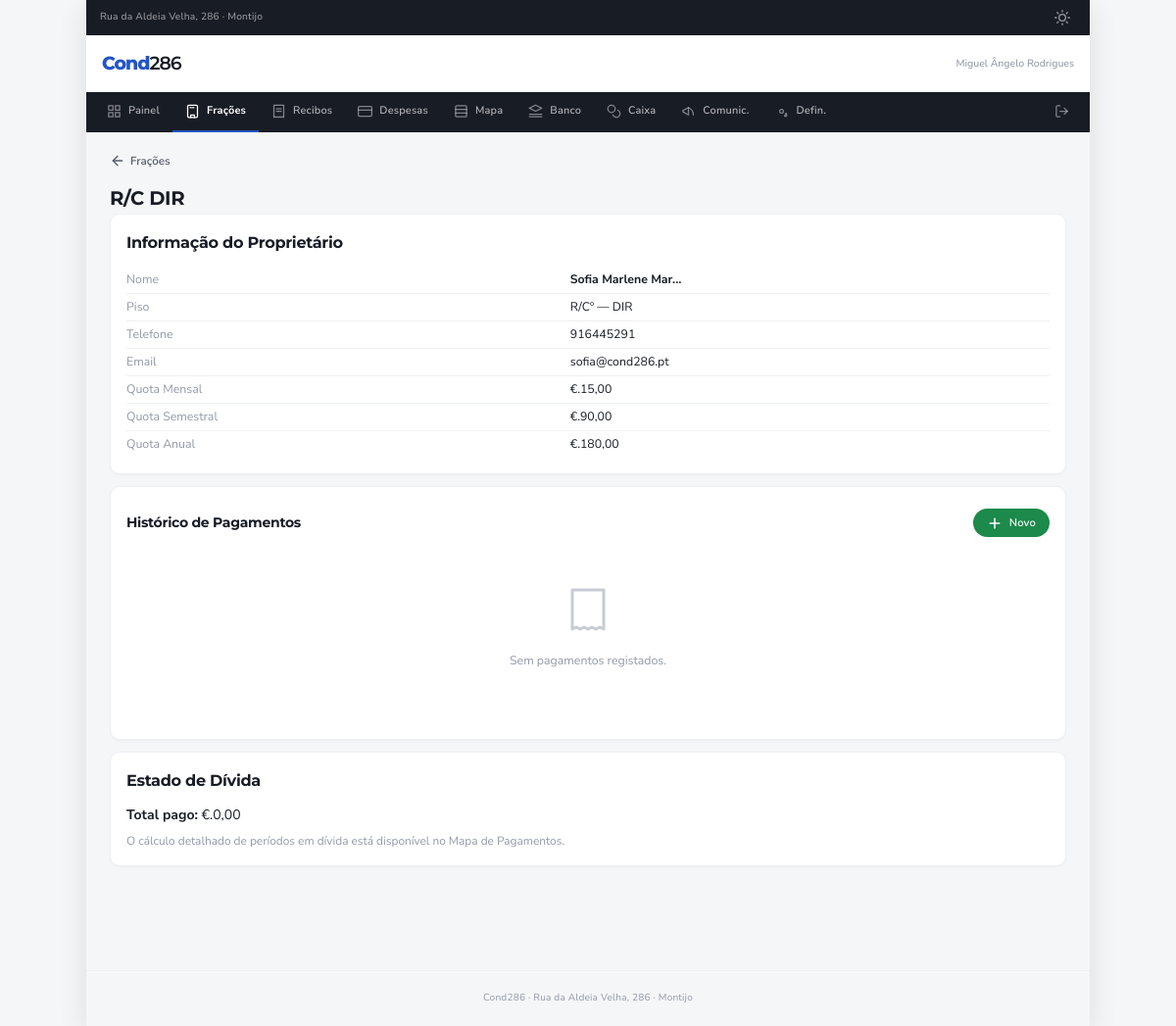
/units/2 (signed in), run on the app's committed database.
### app/models.py (models this page shows, shortened)
class User(UserMixin, db.Model):
    __tablename__ = 'users'
    id = db.Column(db.Integer, primary_key=True)
    email = db.Column(db.String(120), unique=True, nullable=False)
    password_hash = db.Column(db.String(256), nullable=False)
    nome = db.Column(db.String(200), nullable=False)
    funcao = db.Column(db.String(20), nullable=False, default='owner')  # 'admin' or 'owner'
    unidade_id = db.Column(db.Integer, db.ForeignKey('unidades.id'), nullable=True)
    criado_em = db.Column(db.DateTime, default=datetime.utcnow)
    unidade = db.relationship('Unidade', backref='user', uselist=False)
    def is_admin(self):
        return self.funcao == 'admin'

class Unidade(db.Model):
    __tablename__ = 'unidades'
    id = db.Column(db.Integer, primary_key=True)
    codigo = db.Column(db.String(20), unique=True, nullable=False)
    piso = db.Column(db.String(10))
    posicao = db.Column(db.String(10))
    quota_mensal = db.Column(db.Float, default=15.00)
    nome_proprietario = db.Column(db.String(200))
    telefone = db.Column(db.String(20))
    email = db.Column(db.String(120))
    ativo = db.Column(db.Boolean, default=True)
    @property
    def quota_anual(self):
        return self.quota_mensal * 12
    @property
    def quota_semestral(self):
        return self.quota_mensal * 6

### app/units.py (the view)
@units_bp.route('/units/<int:id>')
@login_required
@admin_required
def detail(id):
    unidade = Unidade.query.get_or_404(id)
    return render_template('units/detail.html', unidade=unidade, format_currency=format_currency)

### app/models.py (called while the page is built)
@login_manager.user_loader
def load_user(user_id):
    return User.query.get(int(user_id))

### app/utils/helpers.py (called while the page is built)
def format_currency(valor):
    if valor is None:
        return '€ 0,00'
    return f"€ {valor:,.2f}".replace(',', ' ').replace('.', ',').replace(' ', '.')

### app/templates/units/detail.html
{% extends "base.html" %}
{% block content %}
<a href="{{ url_for('units.list') }}" class="back-link">
    <svg width="15" height="15" viewBox="0 0 24 24" fill="none" stroke="currentColor" stroke-width="2" stroke-linecap="round" stroke-linejoin="round"><line x1="19" y1="12" x2="5" y2="12"/><polyline points="12 19 5 12 12 5"/></svg>
    Frações
</a>
<h1>{{ unidade.codigo }}</h1>
<div class="card">
    <h2 style="margin-bottom: 12px;">Informação do Proprietário</h2>
    <table style="font-size: 0.88em;">
        <tr><td style="padding: 4px 12px 4px 0; color: var(--text-muted);">Nome</td><td style="padding: 4px 0;"><strong>{{ unidade.nome_proprietario or '—' }}</strong></td></tr>
        <tr><td style="padding: 4px 12px 4px 0; color: var(--text-muted);">Piso</td><td style="padding: 4px 0;">{{ unidade.piso }}º — {{ unidade.posicao }}</td></tr>
        <tr><td style="padding: 4px 12px 4px 0; color: var(--text-muted);">Telefone</td><td style="padding: 4px 0;">{{ unidade.telefone or '—' }}</td></tr>
        <tr><td style="padding: 4px 12px 4px 0; color: var(--text-muted);">Email</td><td style="padding: 4px 0;">{{ unidade.email or '—' }}</td></tr>
        <tr><td style="padding: 4px 12px 4px 0; color: var(--text-muted);">Quota Mensal</td><td style="padding: 4px 0;">{{ format_currency(unidade.quota_mensal) }}</td></tr>
        <tr><td style="padding: 4px 12px 4px 0; color: var(--text-muted);">Quota Semestral</td><td style="padding: 4px 0;">{{ format_currency(unidade.quota_semestral) }}</td></tr>
        <tr><td style="padding: 4px 12px 4px 0; color: var(--text-muted);">Quota Anual</td><td style="padding: 4px 0;">{{ format_currency(unidade.quota_anual) }}</td></tr>
    </table>
</div>
<div class="card">
    <div class="section-header">
        <h2>Histórico de Pagamentos</h2>
        <a href="{{ url_for('receipts.new') }}" class="btn btn-success btn-sm">
            <svg width="14" height="14" viewBox="0 0 24 24" fill="none" stroke="currentColor" stroke-width="2.5" stroke-linecap="round" stroke-linejoin="round"><line x1="12" y1="5" x2="12" y2="19"/><line x1="5" y1="12" x2="19" y2="12"/></svg>
            Novo
        </a>
    </div>
    {% if unidade.recibos %}
    <div class="table-wrap">
    <table>
        <tr>
            <th>Recibo</th>
            <th>Período</th>
            <th class="text-right">Valor</th>
            <th>Método</th>
            <th>Data</th>
        </tr>
        {% for recibo in unidade.recibos|sort(attribute='numero', reverse=True) %}
        <tr>
            <td><strong>#{{ recibo.numero }}</strong></td>
            <td>{{ recibo.periodo_inicio.strftime('%b %Y') }} — {{ recibo.periodo_fim.strftime('%b %Y') }}</td>
            <td class="text-right text-mono">{{ format_currency(recibo.valor) }}</td>
            <td>{{ recibo.metodo_pagamento or '—' }}</td>
            <td class="text-muted">{{ recibo.data_recebido.strftime('%d/%m/%Y') }}</td>
        </tr>
        {% if recibo.notas %}
        <tr>
            <td colspan="5" style="color: var(--text-muted); font-size: 0.8em; font-style: italic; padding-top: 0;">
                {{ recibo.notas }}
            </td>
        </tr>
        {% endif %}
        {% endfor %}
    </table>
    </div>
    {% else %}
    <div class="empty-state">
        <svg width="40" height="40" viewBox="0 0 24 24" fill="none" stroke="currentColor" stroke-width="1.5" stroke-linecap="round" stroke-linejoin="round"><path d="M4 2v20l2-1 2 1 2-1 2 1 2-1 2 1 2-1 2 1V2Z"/></svg>
        <p>Sem pagamentos registados.</p>
    </div>
    {% endif %}
</div>
<div class="card">
    <h2 style="margin-bottom: 12px;">Estado de Dívida</h2>
    {% set total_pago = namespace(valor=0) %}
    {% for recibo in unidade.recibos %}
        {% set total_pago.valor = total_pago.valor + recibo.valor %}
    {% endfor %}
    <p><strong>Total pago:</strong> {{ format_currency(total_pago.valor) }}</p>
    <p class="text-muted" style="font-size: 0.85em; margin-top: 6px;">O cálculo detalhado de períodos em dívida está disponível no Mapa de Pagamentos.</p>
</div>
{% endblock %}

### app/templates/base.html (shortened to what this page needs)
<!DOCTYPE html>
<html lang="pt" data-theme="light">
<head>
    <link rel="stylesheet" href="{{ url_for('static', filename='style.css') }}">
</head>
<body>
    <div class="app-container">
        {% if current_user.is_authenticated %}
        <div class="top-bar">
            <span>Rua da Aldeia Velha, 286 · Montijo</span>
            <button onclick="toggleTheme()" title="Alternar tema" aria-label="Alternar tema claro/escuro">
            </button>
        </div>
        <header class="app-header">
            <span class="app-logo">Cond<span>286</span></span>
            {% if current_user.is_admin() %}
            <span class="header-info">{{ current_user.nome[:25] }}</span>
            {% endif %}
        </header>
        <nav class="nav">
            <div class="nav-inner">
                {% if current_user.is_admin() %}
                <a href="{{ url_for('dashboard.index') }}" class="nav-item {% if request.endpoint == 'dashboard.index' %}active{% endif %}">
                    <svg width="15" height="15" viewBox="0 0 24 24" fill="none" stroke="currentColor" stroke-width="2" stroke-linecap="round" stroke-linejoin="round"><rect x="3" y="3" width="7" height="7"/><rect x="14" y="3" width="7" height="7"/><rect x="14" y="14" width="7" height="7"/><rect x="3" y="14" width="7" height="7"/></svg>
                    Painel
                </a>
                <a href="{{ url_for('units.list') }}" class="nav-item {% if request.endpoint and request.endpoint.startswith('units') %}active{% endif %}">
                    <svg width="15" height="15" viewBox="0 0 24 24" fill="none" stroke="currentColor" stroke-width="2" stroke-linecap="round" stroke-linejoin="round"><rect x="4" y="2" width="16" height="20" rx="2"/><path d="M9 22v-4h6v4"/><line x1="8" y1="6" x2="10" y2="6"/><line x1="12" y1="6" x2="14" y2="6"/></svg>
                    Frações
                </a>
                <a href="{{ url_for('receipts.list') }}" class="nav-item {% if request.endpoint and request.endpoint.startswith('receipts') %}active{% endif %}">
                    <svg width="15" height="15" viewBox="0 0 24 24" fill="none" stroke="currentColor" stroke-width="2" stroke-linecap="round" stroke-linejoin="round"><path d="M4 2v20l2-1 2 1 2-1 2 1 2-1 2 1 2-1 2 1V2Z"/><path d="M16 8H8"/><path d="M16 12H8"/></svg>
                    Recibos
                </a>
                <a href="{{ url_for('expenses.list') }}" class="nav-item {% if request.endpoint and request.endpoint.startswith('expenses') %}active{% endif %}">
                    <svg width="15" height="15" viewBox="0 0 24 24" fill="none" stroke="currentColor" stroke-width="2" stroke-linecap="round" stroke-linejoin="round"><rect x="1" y="4" width="22" height="16" rx="2"/><line x1="1" y1="10" x2="23" y2="10"/></svg>
                    Despesas
                </a>
                <a href="{{ url_for('map.index') }}" class="nav-item {% if request.endpoint == 'map.index' %}active{% endif %}">
                    <svg width="15" height="15" viewBox="0 0 24 24" fill="none" stroke="currentColor" stroke-width="2" stroke-linecap="round" stroke-linejoin="round"><rect x="3" y="3" width="18" height="18" rx="2"/><line x1="3" y1="9" x2="21" y2="9"/><line x1="3" y1="15" x2="21" y2="15"/></svg>
                    Mapa
                </a>
                <a href="{{ url_for('reconciliation.index') }}" class="nav-item {% if request.endpoint and request.endpoint.startswith('reconciliation') %}active{% endif %}">
                    <svg width="15" height="15" viewBox="0 0 24 24" fill="none" stroke="currentColor" stroke-width="2" stroke-linecap="round" stroke-linejoin="round"><path d="M12 2 2 7l10 5 10-5-10-5Z"/><path d="M2 17h20"/><path d="M2 21h20"/></svg>
                    Banco
                </a>
                <a href="{{ url_for('petty_cash.index') }}" class="nav-item {% if request.endpoint and request.endpoint.startswith('petty_cash') %}active{% endif %}">
                    <svg width="15" height="15" viewBox="0 0 24 24" fill="none" stroke="currentColor" stroke-width="2" stroke-linecap="round" stroke-linejoin="round"><circle cx="8" cy="8" r="6"/><path d="M18.09 10.37A6 6 0 1 1 10.34 18"/></svg>
                    Caixa
                </a>
                <a href="{{ url_for('announcements.index') }}" class="nav-item {% if request.endpoint and request.endpoint.startswith('announcements') %}active{% endif %}">
                    <svg width="15" height="15" viewBox="0 0 24 24" fill="none" stroke="currentColor" stroke-width="2" stroke-linecap="round" stroke-linejoin="round"><path d="M3 11l9-5v12l-9-5Z"/><path d="M12 6c4.5 2 8 6.5 8 12"/></svg>
                    Comunic.
                </a>
                <a href="{{ url_for('settings.index') }}" class="nav-item {% if request.endpoint == 'settings.index' %}active{% endif %}">
                    <svg width="15" height="15" viewBox="0 0 24 24" fill="none" stroke="currentColor" stroke-width="2" stroke-linecap="round" stroke-linejoin="round"><circle cx="12" cy="12" r="3"/><path d="M19.4 15a1.65 1.65 0 0 0 .33 1.82l.06.06a2 2 0 0 1-2.83 2.83Z"/></svg>
                    Defin.
                </a>
                {% endif %}
                <a href="{{ url_for('auth.logout') }}" class="nav-item" style="margin-left: auto;">
                    <svg width="15" height="15" viewBox="0 0 24 24" fill="none" stroke="currentColor" stroke-width="2" stroke-linecap="round" stroke-linejoin="round"><path d="M9 21H5a2 2 0 0 1-2-2V5a2 2 0 0 1 2-2h4"/><polyline points="16 17 21 12 16 7"/><line x1="21" y1="12" x2="9" y2="12"/></svg>
                </a>
            </div>
        </nav>
        {% endif %}
        <main class="content">
            {% block content %}{% endblock %}
        </main>
        <footer class="app-footer">
            <p>Cond286 · Rua da Aldeia Velha, 286 · Montijo</p>
        </footer>
    </div>
</body>
</html>

### data on the page
User: nome "Miguel Ângelo Rodrigues"
Unidade: codigo "R/C DIR", nome_proprietario "Sofia Marlene Mar...", piso "R/C", posicao "DIR", telefone "916445291", email "sofia@cond286.pt", quota_mensal "€.15,00", quota_mensal "€.90,00", quota_mensal "€.180,00"
